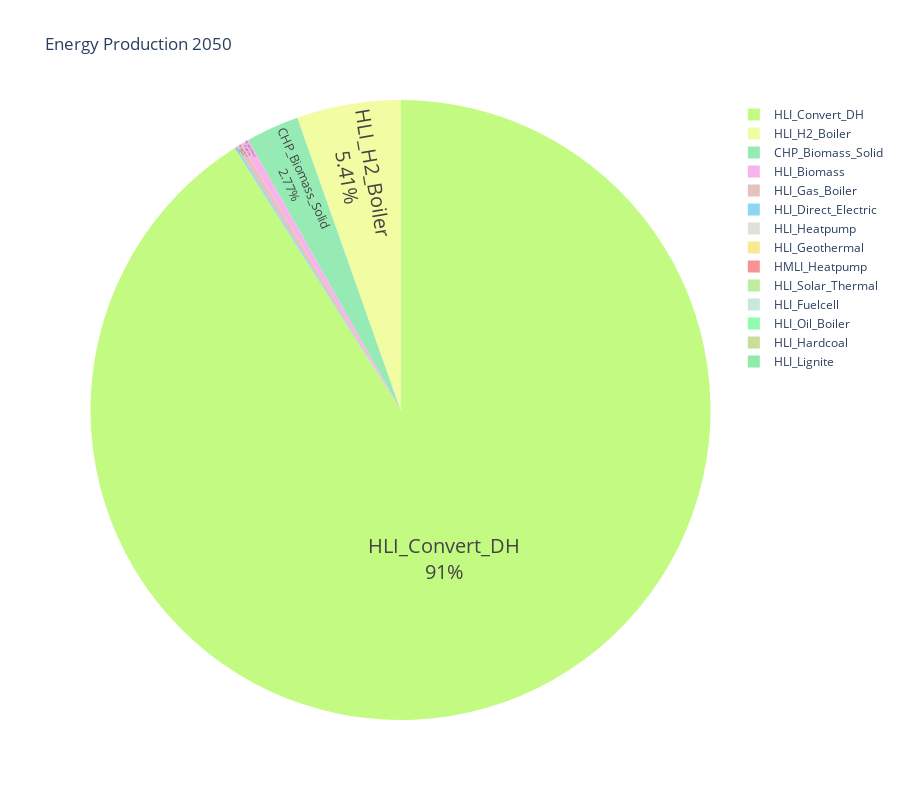
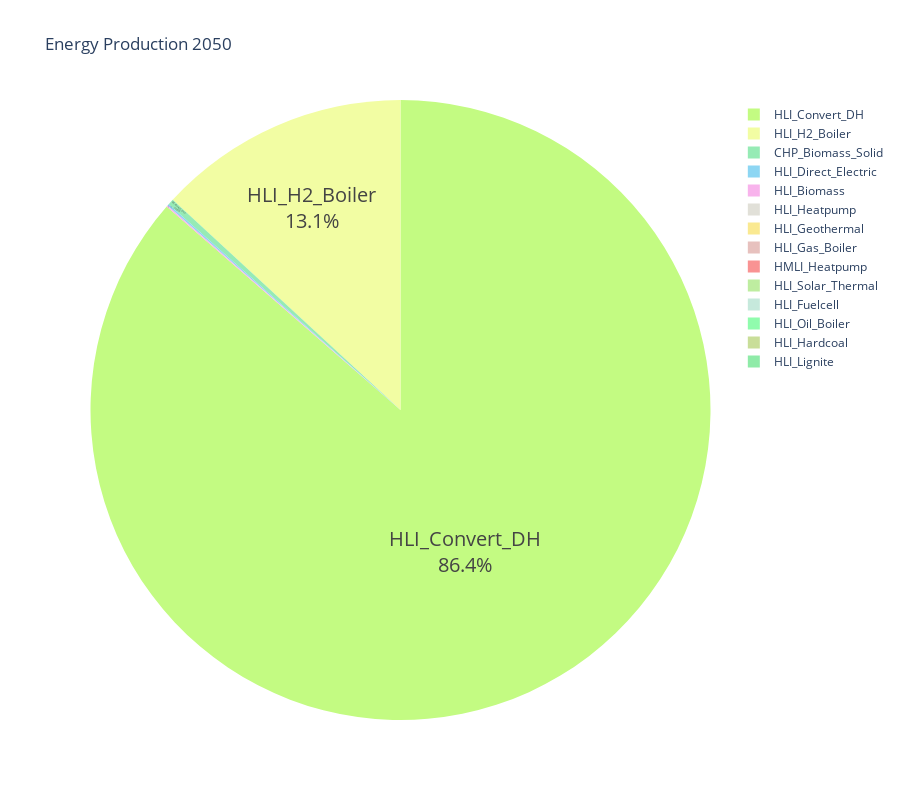

The notebook cell these images were saved under, in order:
### Code cell
fig = power_pie_plot2(SEASON_DATA)
fig.show()

if WRITE_FIGS:
    fig.write_image(WRITE_DIR / "power_pie_plot2.png")

fig = power_pie_plot2(EXPENSIVE_HLDH)
fig.show()

if WRITE_FIGS:
    fig.write_image(WRITE_DIR / "power_pie_plot2_expensive.png")

### Figure 1 — Plotly figure (JSON) as saved in the notebook; plotly's stock layout.template omitted (floating-point values rounded to 4 significant figures; data arrays with more than 128 entries replaced by an {"elided": "..."} marker saying what was removed)
{"data": [{"labels": {"elided": "388 str values"}, "marker": {"colors": {"elided": "388 str values"}}, "textfont": {"size": 20}, "textinfo": "percent+label", "textposition": "inside", "type": "pie", "values": {"elided": "388 float values"}}], "layout": {"height": 800, "title": {"text": "Energy Production 2050"}, "width": 900}}

### Figure 2 — Plotly figure (JSON) as saved in the notebook; plotly's stock layout.template omitted (floating-point values rounded to 4 significant figures; data arrays with more than 128 entries replaced by an {"elided": "..."} marker saying what was removed)
{"data": [{"labels": {"elided": "388 str values"}, "marker": {"colors": {"elided": "388 str values"}}, "textfont": {"size": 20}, "textinfo": "percent+label", "textposition": "inside", "type": "pie", "values": {"elided": "388 float values"}}], "layout": {"height": 800, "title": {"text": "Energy Production 2050"}, "width": 900}}
